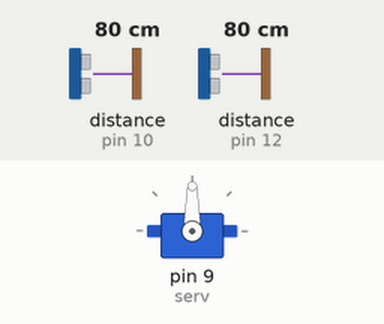
A sketch run on a simulated Arduino Uno, built with avr-gcc and run on an emulated ATmega328P. On the bench: servo. Wiring (inferred from the names in the program): 2 × ultrasonic range finder: trigger pin 11, echo pin 10 / trigger pin 13, echo pin 12. Inputs (shaded band) come from the test bench; at power-on: distance to the obstacle (sensors on pin 10, pin 12) 80 cm. The echo pulse lasts 58.3 µs per cm.

Above: at 3.2 s.
3.3 s: distance to the obstacle (sensor on pin 10) set to 69 cm
4.8 s: distance to the obstacle (sensor on pin 10) set to 63 cm
At 5.6 s:
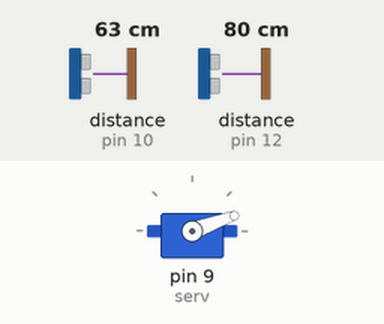
7.8 s: distance to the obstacle (sensor on pin 12) set to 63 cm
9.3 s: distance to the obstacle (sensor on pin 12) set to 55 cm
At 10.5 s:
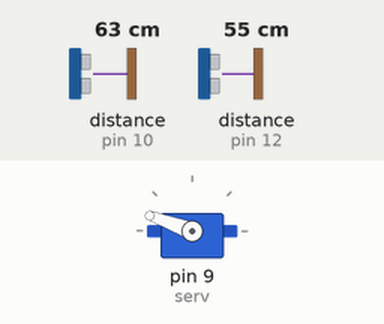
12.3 s: distance to the obstacle (sensor on pin 12) set to 120 cm
At 14.1 s:
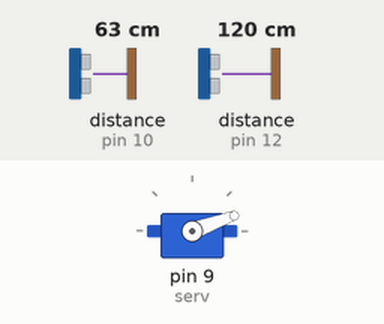
15.3 s: distance to the obstacle (sensor on pin 12) set to 2 cm
At 16.9 s:
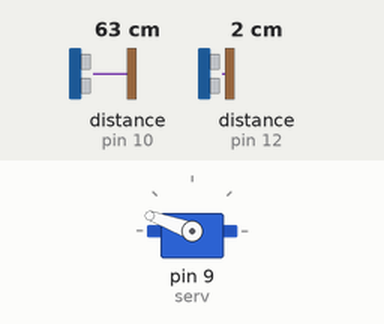
Timing chart, 0 to 18.4 s (numbered marks = the images above; inputs shaded):
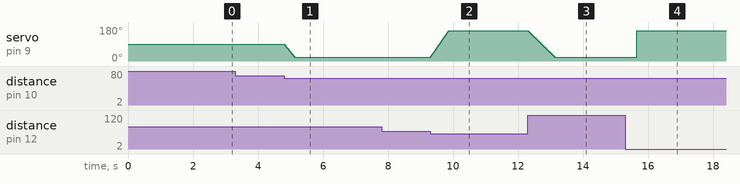

The sketch:

motion_following_robot_ver1m1.ino
```cpp
/*************************************************************************************************
**************************************************************************************************
Motion Follow
Created by Calvin Kielas-Jensen

Using an Arduino UNO, check Instructables.com for the circuit diagram.

This script allows two ultrasonic range sensors to follow movement while mounted on the top of a
servo. The distance threshold can be changed but should not be set too far as the sensors will
begin to fail.

Anyone is welcome to use and modify this code as long as I am given credit. Thank you for
respecting the open source movement!
**************************************************************************************************
Nicu FLORICA aka niq_ro made some changes in sketch...
see http://www.tehnic.go.ro &
http://arduinotehniq.com/

*************************************************************************************************/

#include <Servo.h>

Servo myservo;

const int Lin = 10, Rin = 12, Lout = 11, Rout = 13, serv = 9; //setting sensor pins and servo pin

// establish variables for duration
// and the distance result in inches
long Rduration, Lduration, Rinches, Linches, Rcm, Lcm;

int threshold = 25; //Sensor threshold in inches
byte hist = 1;
byte angmin = 20;
byte angmax = 160;

//int angle = 80; //Initial angle
int angle = 90; //Initial angle

boolean debug = false; //Serial communication for debuging. Set to true for serial communication.
//boolean debug = true; //Serial communication for debuging. Set to true for serial communication.

void setup() {
  // initialize serial communication:
  if (debug)
  {
    Serial.begin(9600);
  }
  myservo.attach(serv); //attach servo to pin 9
   myservo.write(angle);
   delay(2000);

}

void loop()
{

  //Most of the sensor code has been taken from David Mellis's PING sensor code
  //I modified it for a 4 pin sensor as oppsed to the 3 pin sensor
  // Give a short LOW pulse beforehand to ensure a clean HIGH pulse:
  pinMode(Rout, OUTPUT);
  digitalWrite(Rout, LOW);
  delayMicroseconds(2);
  digitalWrite(Rout, HIGH);
  delayMicroseconds(5);
  digitalWrite(Rout, LOW);

  Rduration = pulseIn(Rin, HIGH);

  pinMode(Lout, OUTPUT);
  digitalWrite(Lout, LOW);
  delayMicroseconds(2);
  digitalWrite(Lout, HIGH);
  delayMicroseconds(5);
  digitalWrite(Lout, LOW);

  Lduration = pulseIn(Lin, HIGH);

  // convert the time into a distance
  Rinches = microsecondsToInches(Rduration);
//  delay(50);
  Linches = microsecondsToInches(Lduration);
//  delay(50);
//  Rcm = microsecondsTocm(Rduration);
Rcm = Rinches *2.54;
Lcm = Linches *2.54;
//  delay(50);
//  Lcm = microsecondsTocm(Lduration);


  if (debug)
  {
    Serial.print("Left: ");
    Serial.print(Linches);
    Serial.print("in (");
    Serial.print(Lcm);
    Serial.println("cm)");

    Serial.print("Right: ");
    Serial.print(Rinches);
    Serial.print("in (");
    Serial.print(Rcm);
    Serial.println("cm)");

  }
  follow();

}

long microsecondsToInches(long microseconds)
{
  // According to Parallax's datasheet for the PING))), there are
  // 73.746 microseconds per inch (i.e. sound travels at 1130 feet per
  // second).  This gives the distance travelled by the ping, outbound
  // and return, so we divide by 2 to get the distance of the obstacle.
  // See: http://www.parallax.com/dl/docs/prod/acc/28015-PING-v1.3.pdf
  return microseconds / 74 / 2;
}

void follow()
{
  if (Linches <= threshold || Rinches <= threshold)
  {
    if (Linches + hist < Rinches)
    {
      angle = angle - 2;
    }
    if (Rinches + hist < Linches)
    {
      angle = angle + 2;
    }
  }
  if (angle >= angmax)
  {
    angle = angmax;
  }
  if (angle <= angmin)
  {
    angle = angmin;
  }
  myservo.write(angle);

  if (debug)
  {
    Serial.println("Angle: ");
    Serial.print(angle);
    Serial.println(" degree");
  }
//  delay(500);
//delay(2);
}
```

Measured:
- the behaviour switches between 67 and 66 cm on distance to the obstacle (sensor on pin 10) (found by bisection; images 0 and 1)
- the behaviour switches between 59 and 58 cm on distance to the obstacle (sensor on pin 12) (found by bisection; images 1 and 2)
- after the input at 3.3 s, every drawn part: stays the same
- after the input at 4.8 s, servo on pin 9 (serv): moves from 90° to 20° over 0.32 s, starting at once
- after the input at 7.8 s, every drawn part: stays the same
- after the input at 9.3 s, servo on pin 9 (serv): moves from 20° to 160° over 0.55 s, starting at once
- after the input at 12.3 s, servo on pin 9 (serv): moves from 160° to 20° over 0.82 s, starting at once
- after the input at 15.3 s, servo on pin 9 (serv): 20° → 160° after 0.35 s
